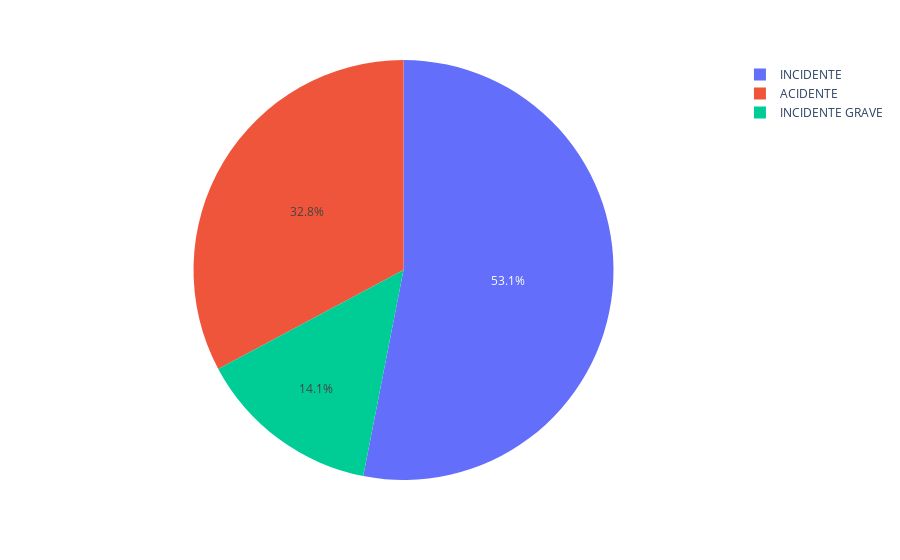

Notebook code for this chart:
### Markdown cell above
##### Ainda sobre a classificação da ocorrencia, qual o percentual de cada tipo?

### Code cell
px.pie(data_frame=base, names='ocorrencia_classificacao')

### Figure 1 — Plotly figure (JSON) as saved in the notebook; plotly's stock layout.template omitted (floating-point values rounded to 4 significant figures; data arrays with more than 128 entries replaced by an {"elided": "..."} marker saying what was removed)
{"data": [{"domain": {"x": [0, 1], "y": [0, 1]}, "hovertemplate": "ocorrencia_classificacao=%{label}<extra></extra>", "labels": {"elided": "5847 str values"}, "legendgroup": "", "name": "", "showlegend": true, "type": "pie"}], "layout": {"legend": {"tracegroupgap": 0}, "margin": {"t": 60}}}
